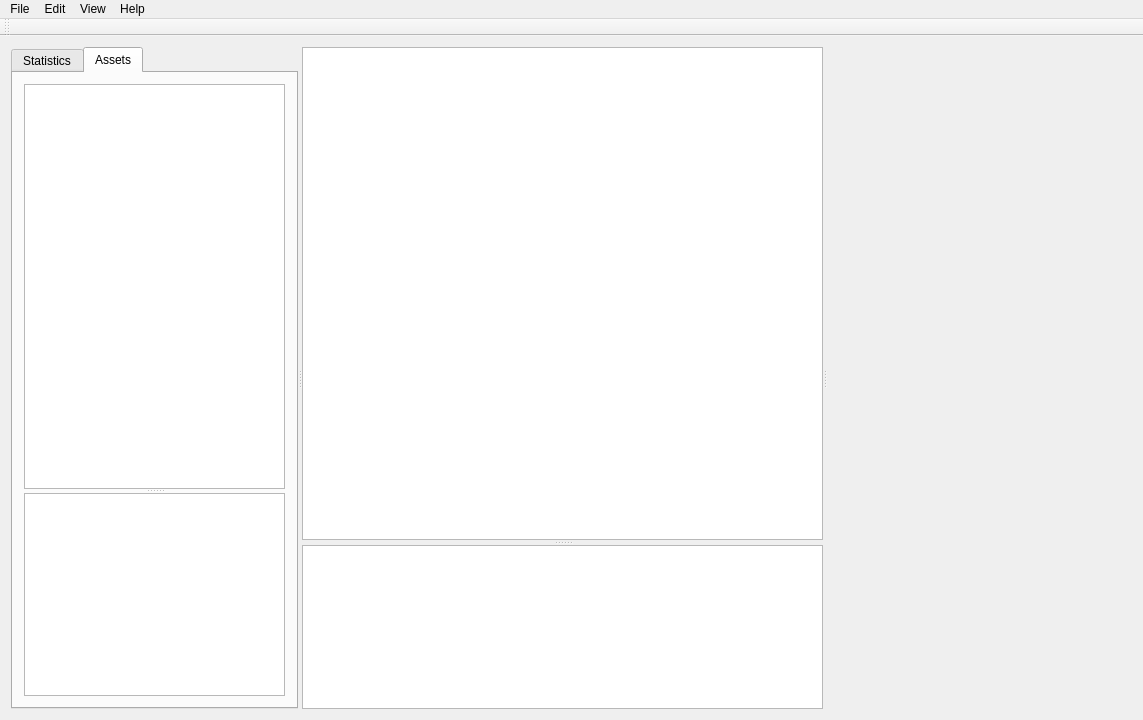
<?xml version="1.0" encoding="UTF-8"?>
<ui version="4.0">
 <class>NAMSC_editorClass</class>
 <widget class="QMainWindow" name="NAMSC_editorClass">
  <property name="geometry">
   <rect>
    <x>0</x>
    <y>0</y>
    <width>1143</width>
    <height>720</height>
   </rect>
  </property>
  <property name="sizePolicy">
   <sizepolicy hsizetype="Expanding" vsizetype="Expanding">
    <horstretch>0</horstretch>
    <verstretch>0</verstretch>
   </sizepolicy>
  </property>
  <property name="windowTitle">
   <string>NAMSC_editor</string>
  </property>
  <widget class="QWidget" name="centralWidget">
   <property name="sizePolicy">
    <sizepolicy hsizetype="Expanding" vsizetype="Expanding">
     <horstretch>0</horstretch>
     <verstretch>0</verstretch>
    </sizepolicy>
   </property>
   <layout class="QVBoxLayout" name="verticalLayout_13">
    <item>
     <widget class="QSplitter" name="mainSplitter">
      <property name="orientation">
       <enum>Qt::Horizontal</enum>
      </property>
      <widget class="QTabWidget" name="leftPanel">
       <property name="sizePolicy">
        <sizepolicy hsizetype="Expanding" vsizetype="Expanding">
         <horstretch>1</horstretch>
         <verstretch>0</verstretch>
        </sizepolicy>
       </property>
       <property name="minimumSize">
        <size>
         <width>10</width>
         <height>0</height>
        </size>
       </property>
       <property name="currentIndex">
        <number>1</number>
       </property>
       <widget class="QWidget" name="statisticsTab">
        <property name="sizePolicy">
         <sizepolicy hsizetype="Expanding" vsizetype="Expanding">
          <horstretch>0</horstretch>
          <verstretch>0</verstretch>
         </sizepolicy>
        </property>
        <property name="minimumSize">
         <size>
          <width>10</width>
          <height>0</height>
         </size>
        </property>
        <attribute name="title">
         <string>Statistics</string>
        </attribute>
        <layout class="QVBoxLayout" name="verticalLayout_9">
         <property name="spacing">
          <number>6</number>
         </property>
         <property name="bottomMargin">
          <number>9</number>
         </property>
         <item>
          <layout class="QHBoxLayout" name="statisticsHorizontalLayout">
           <item>
            <widget class="QToolButton" name="statisticsDottedButton">
             <property name="text">
              <string>...</string>
             </property>
            </widget>
           </item>
           <item>
            <spacer name="statisticsButtonsSpacer">
             <property name="orientation">
              <enum>Qt::Horizontal</enum>
             </property>
             <property name="sizeHint" stdset="0">
              <size>
               <width>40</width>
               <height>20</height>
              </size>
             </property>
            </spacer>
           </item>
           <item>
            <widget class="QPushButton" name="statisticsAddButton">
             <property name="minimumSize">
              <size>
               <width>0</width>
               <height>0</height>
              </size>
             </property>
             <property name="text">
              <string>Add</string>
             </property>
            </widget>
           </item>
          </layout>
         </item>
         <item>
          <widget class="QTreeView" name="statisticsTree">
           <property name="sizePolicy">
            <sizepolicy hsizetype="Expanding" vsizetype="Expanding">
             <horstretch>1</horstretch>
             <verstretch>0</verstretch>
            </sizepolicy>
           </property>
           <property name="minimumSize">
            <size>
             <width>1</width>
             <height>0</height>
            </size>
           </property>
          </widget>
         </item>
        </layout>
       </widget>
       <widget class="QWidget" name="assetsTab">
        <property name="sizePolicy">
         <sizepolicy hsizetype="Expanding" vsizetype="Expanding">
          <horstretch>0</horstretch>
          <verstretch>0</verstretch>
         </sizepolicy>
        </property>
        <property name="minimumSize">
         <size>
          <width>10</width>
          <height>0</height>
         </size>
        </property>
        <attribute name="title">
         <string>Assets</string>
        </attribute>
        <layout class="QVBoxLayout" name="verticalLayout_12">
         <item>
          <widget class="QSplitter" name="assetsSplitter">
           <property name="sizePolicy">
            <sizepolicy hsizetype="Expanding" vsizetype="Expanding">
             <horstretch>0</horstretch>
             <verstretch>0</verstretch>
            </sizepolicy>
           </property>
           <property name="minimumSize">
            <size>
             <width>1</width>
             <height>0</height>
            </size>
           </property>
           <property name="sizeIncrement">
            <size>
             <width>0</width>
             <height>0</height>
            </size>
           </property>
           <property name="baseSize">
            <size>
             <width>0</width>
             <height>0</height>
            </size>
           </property>
           <property name="orientation">
            <enum>Qt::Vertical</enum>
           </property>
           <property name="opaqueResize">
            <bool>true</bool>
           </property>
           <widget class="QTreeView" name="assetsTree">
            <property name="sizePolicy">
             <sizepolicy hsizetype="Expanding" vsizetype="Expanding">
              <horstretch>0</horstretch>
              <verstretch>4</verstretch>
             </sizepolicy>
            </property>
            <property name="minimumSize">
             <size>
              <width>10</width>
              <height>0</height>
             </size>
            </property>
            <property name="contextMenuPolicy">
             <enum>Qt::ActionsContextMenu</enum>
            </property>
            <property name="dragDropMode">
             <enum>QAbstractItemView::DragOnly</enum>
            </property>
            <property name="selectionBehavior">
             <enum>QAbstractItemView::SelectRows</enum>
            </property>
           </widget>
           <widget class="Preview" name="assetsPreview">
            <property name="sizePolicy">
             <sizepolicy hsizetype="Expanding" vsizetype="Expanding">
              <horstretch>0</horstretch>
              <verstretch>2</verstretch>
             </sizepolicy>
            </property>
            <property name="minimumSize">
             <size>
              <width>10</width>
              <height>0</height>
             </size>
            </property>
            <property name="acceptDrops">
             <bool>true</bool>
            </property>
            <property name="verticalScrollBarPolicy">
             <enum>Qt::ScrollBarAlwaysOff</enum>
            </property>
            <property name="horizontalScrollBarPolicy">
             <enum>Qt::ScrollBarAlwaysOff</enum>
            </property>
            <property name="sizeAdjustPolicy">
             <enum>QAbstractScrollArea::AdjustIgnored</enum>
            </property>
            <property name="interactive">
             <bool>false</bool>
            </property>
            <property name="alignment">
             <set>Qt::AlignLeading|Qt::AlignLeft|Qt::AlignTop</set>
            </property>
            <property name="transformationAnchor">
             <enum>QGraphicsView::NoAnchor</enum>
            </property>
           </widget>
          </widget>
         </item>
        </layout>
       </widget>
      </widget>
      <widget class="QSplitter" name="middlePanel">
       <property name="sizePolicy">
        <sizepolicy hsizetype="Expanding" vsizetype="Expanding">
         <horstretch>2</horstretch>
         <verstretch>0</verstretch>
        </sizepolicy>
       </property>
       <property name="minimumSize">
        <size>
         <width>1</width>
         <height>1</height>
        </size>
       </property>
       <property name="orientation">
        <enum>Qt::Vertical</enum>
       </property>
       <property name="handleWidth">
        <number>5</number>
       </property>
       <widget class="QStackedWidget" name="middlePanelEditorStack">
        <property name="enabled">
         <bool>true</bool>
        </property>
        <property name="sizePolicy">
         <sizepolicy hsizetype="Expanding" vsizetype="Expanding">
          <horstretch>0</horstretch>
          <verstretch>3</verstretch>
         </sizepolicy>
        </property>
        <property name="currentIndex">
         <number>0</number>
        </property>
        <widget class="QWidget" name="graphViewPage">
         <property name="sizePolicy">
          <sizepolicy hsizetype="Expanding" vsizetype="Expanding">
           <horstretch>0</horstretch>
           <verstretch>0</verstretch>
          </sizepolicy>
         </property>
         <layout class="QVBoxLayout" name="verticalLayout_8">
          <property name="spacing">
           <number>0</number>
          </property>
          <property name="leftMargin">
           <number>0</number>
          </property>
          <property name="topMargin">
           <number>0</number>
          </property>
          <property name="rightMargin">
           <number>0</number>
          </property>
          <property name="bottomMargin">
           <number>0</number>
          </property>
          <item>
           <widget class="GraphView" name="graphView">
            <property name="verticalScrollBarPolicy">
             <enum>Qt::ScrollBarAlwaysOff</enum>
            </property>
            <property name="horizontalScrollBarPolicy">
             <enum>Qt::ScrollBarAlwaysOff</enum>
            </property>
           </widget>
          </item>
         </layout>
        </widget>
        <widget class="QWidget" name="sceneViewPage">
         <property name="sizePolicy">
          <sizepolicy hsizetype="Expanding" vsizetype="Expanding">
           <horstretch>0</horstretch>
           <verstretch>1</verstretch>
          </sizepolicy>
         </property>
         <layout class="QVBoxLayout" name="verticalLayout_10">
          <property name="spacing">
           <number>0</number>
          </property>
          <property name="leftMargin">
           <number>0</number>
          </property>
          <property name="topMargin">
           <number>0</number>
          </property>
          <property name="rightMargin">
           <number>0</number>
          </property>
          <property name="bottomMargin">
           <number>0</number>
          </property>
          <item>
           <widget class="QGraphicsView" name="sceneView">
            <property name="sizePolicy">
             <sizepolicy hsizetype="Expanding" vsizetype="Expanding">
              <horstretch>2</horstretch>
              <verstretch>0</verstretch>
             </sizepolicy>
            </property>
            <property name="verticalScrollBarPolicy">
             <enum>Qt::ScrollBarAlwaysOff</enum>
            </property>
            <property name="horizontalScrollBarPolicy">
             <enum>Qt::ScrollBarAlwaysOff</enum>
            </property>
           </widget>
          </item>
         </layout>
        </widget>
       </widget>
       <widget class="QStackedWidget" name="middlePanelEmmStack">
        <property name="sizePolicy">
         <sizepolicy hsizetype="Expanding" vsizetype="Expanding">
          <horstretch>0</horstretch>
          <verstretch>1</verstretch>
         </sizepolicy>
        </property>
        <widget class="QWidget" name="page_7">
         <property name="sizePolicy">
          <sizepolicy hsizetype="Expanding" vsizetype="Expanding">
           <horstretch>0</horstretch>
           <verstretch>0</verstretch>
          </sizepolicy>
         </property>
         <layout class="QVBoxLayout" name="verticalLayout_11">
          <property name="spacing">
           <number>0</number>
          </property>
          <property name="leftMargin">
           <number>0</number>
          </property>
          <property name="topMargin">
           <number>0</number>
          </property>
          <property name="rightMargin">
           <number>0</number>
          </property>
          <property name="bottomMargin">
           <number>0</number>
          </property>
          <item>
           <widget class="QTextEdit" name="textEdit"/>
          </item>
         </layout>
        </widget>
        <widget class="QWidget" name="page_8">
         <property name="sizePolicy">
          <sizepolicy hsizetype="Expanding" vsizetype="Expanding">
           <horstretch>0</horstretch>
           <verstretch>0</verstretch>
          </sizepolicy>
         </property>
        </widget>
       </widget>
      </widget>
      <widget class="QFrame" name="rightPaneI">
       <property name="sizePolicy">
        <sizepolicy hsizetype="Expanding" vsizetype="Expanding">
         <horstretch>1</horstretch>
         <verstretch>0</verstretch>
        </sizepolicy>
       </property>
       <property name="minimumSize">
        <size>
         <width>1</width>
         <height>1</height>
        </size>
       </property>
       <layout class="QVBoxLayout" name="rightPanel" stretch="0">
        <property name="spacing">
         <number>0</number>
        </property>
        <item>
         <widget class="QStackedWidget" name="stackedWidget_3">
          <property name="sizePolicy">
           <sizepolicy hsizetype="Expanding" vsizetype="Expanding">
            <horstretch>1</horstretch>
            <verstretch>0</verstretch>
           </sizepolicy>
          </property>
          <property name="currentIndex">
           <number>1</number>
          </property>
          <widget class="QWidget" name="page_5">
           <property name="sizePolicy">
            <sizepolicy hsizetype="Expanding" vsizetype="Expanding">
             <horstretch>0</horstretch>
             <verstretch>0</verstretch>
            </sizepolicy>
           </property>
           <layout class="QVBoxLayout" name="verticalLayout_7">
            <item>
             <widget class="QPlainTextEdit" name="plainTextEdit">
              <property name="sizePolicy">
               <sizepolicy hsizetype="Expanding" vsizetype="Expanding">
                <horstretch>1</horstretch>
                <verstretch>0</verstretch>
               </sizepolicy>
              </property>
             </widget>
            </item>
           </layout>
          </widget>
          <widget class="QWidget" name="page_6">
           <property name="sizePolicy">
            <sizepolicy hsizetype="Expanding" vsizetype="Expanding">
             <horstretch>0</horstretch>
             <verstretch>0</verstretch>
            </sizepolicy>
           </property>
          </widget>
         </widget>
        </item>
       </layout>
      </widget>
     </widget>
    </item>
   </layout>
  </widget>
  <widget class="QMenuBar" name="menuBar">
   <property name="geometry">
    <rect>
     <x>0</x>
     <y>0</y>
     <width>1143</width>
     <height>22</height>
    </rect>
   </property>
   <widget class="QMenu" name="menuFile">
    <property name="title">
     <string>File</string>
    </property>
    <addaction name="actionExit"/>
   </widget>
   <widget class="QMenu" name="menuEdit">
    <property name="title">
     <string>Edit</string>
    </property>
   </widget>
   <widget class="QMenu" name="menuView">
    <property name="title">
     <string>View</string>
    </property>
   </widget>
   <widget class="QMenu" name="menuHelp">
    <property name="title">
     <string>Help</string>
    </property>
    <addaction name="actionAbout"/>
   </widget>
   <addaction name="menuFile"/>
   <addaction name="menuEdit"/>
   <addaction name="menuView"/>
   <addaction name="menuHelp"/>
  </widget>
  <widget class="QToolBar" name="toolBar">
   <property name="windowTitle">
    <string>toolBar</string>
   </property>
   <attribute name="toolBarArea">
    <enum>TopToolBarArea</enum>
   </attribute>
   <attribute name="toolBarBreak">
    <bool>false</bool>
   </attribute>
  </widget>
  <action name="actionExit">
   <property name="text">
    <string>Exit</string>
   </property>
  </action>
  <action name="actionAbout">
   <property name="text">
    <string>About</string>
   </property>
  </action>
 </widget>
 <layoutdefault spacing="6" margin="11"/>
 <customwidgets>
  <customwidget>
   <class>GraphView</class>
   <extends>QGraphicsView</extends>
   <header>GraphView.h</header>
  </customwidget>
  <customwidget>
   <class>Preview</class>
   <extends>QGraphicsView</extends>
   <header>Preview.h</header>
  </customwidget>
 </customwidgets>
 <resources>
  <include location="NAMSC_editor.qrc"/>
 </resources>
 <connections/>
</ui>
